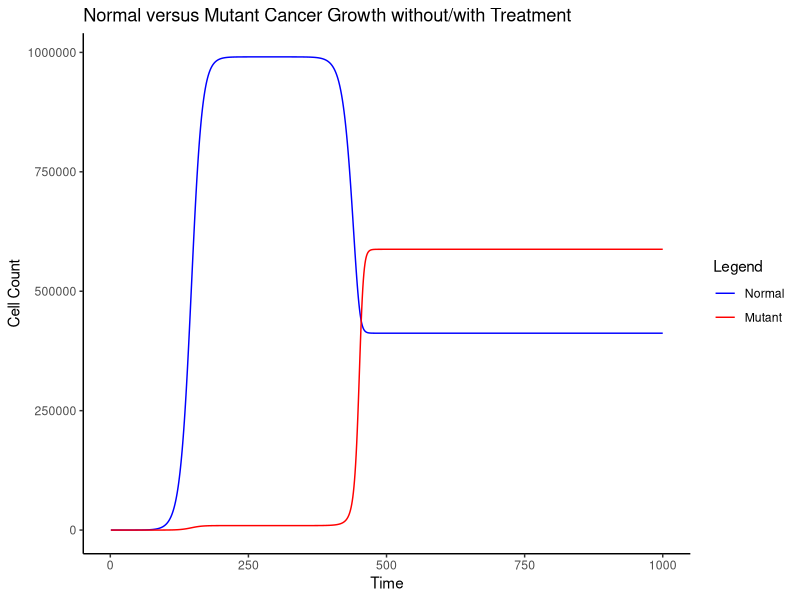

Recreate this plot in R.
#*******************************************************************************************
# Author: George Ronan
# Date Edited: 12 December, 2019
# Imagine a cancer cell in a tumor that spontaneously exhibited a mutation that confers drug
# resistance. The model we will use to represent the growth of the two sub-populations is:
# N_t = N_t + r_N*N_t*(1 ??? (N_t + M_t)/K )
# M_t = M_t + r_M*M_t*(1 ??? (N_t + M_t)/K )
# Generate a script that simulates growth of the two sub-populations in the tumor to
# equilibrium followed by drug treatment. Plot your results using a line graph.
#-Default Parameters------------------------------------------------------------------------
# Initial Growth Rate: r_N = r_M = 0.1
# Carrying Capacity: K = 1,000,000
# Post Treatment Growth Rate: r_N = -0.1; r_M = 0.05
# Mutation Occurance: N_t = 100 (N_t = 100 --> 99; M_t = 0 --> 1)
#-------------------------------------------------------------------------------------------
#*******************************************************************************************
# Initialize
#*******************************************************************************************
K <- 1000000 # Carrying capacity
rN_i <- 0.1; rM_i <- 0.1 # Initial growth rate constant values
rN_d <- -0.1; rM_d <- 0.5 # Growth rate constant values post-drug treatment
rN <- rN_i; rM <- rM_i # Set initial growth rate constants
Mut <- 100 # Cell number at which mutation occurs
timepoints <- 1000 # Duration of simulation
N = numeric(length = timepoints)
M = numeric(length = timepoints)
N[1] <- 1 # Initial number of 'normal' cancer cells
M[1] <- 0 # Initial number of 'mutant' cancer cells
# NOTE - Drug was introduced one the populations reached carrying capacity
#*******************************************************************************************
# Run Simulation
#*******************************************************************************************
for(i in 2:timepoints){
  if(N[i-1] < Mut && M[i-1] == 0){ # Only 'normal' exists
    N[i] = N[i-1] + rN * N[i-1] * (1-(N[i-1]+M[i-1])/K)
  }else if(N[i-1] >= Mut && M[i-1] == 0){ # Formation of first 'mutant' at N_pop >= Mut
    N[i] <- N[i-1] - 1 # Removal of initial mutated cancer cell from 'normal' population
    M[i] <- M[i-1] + 1 # Addition of mutated cancer cell to new 'mutant' population
  }else if(M[i-1] > 0){ # After 'mutant' population exists
    N[i] = N[i-1] + rN * N[i-1] * (1-(N[i-1]+M[i-1])/K)
    M[i] = M[i-1] + rM * M[i-1] * (1-(N[i-1]+M[i-1])/K)
  }
  # Simulate introduction of drug (once carrying capacity has been reached)
  if(round(N[i] + M[i]) == K){
    rN <- rN_d # Update rN_initial to rN_post-drug
    rM <- rM_d # Update rM_initial to rM_post-drug
  }
}
#*******************************************************************************************
# Plot Results
#*******************************************************************************************
library(ggplot2)
library(reshape2)
sim <- data.frame(time = 1:length(N),N = N,M = M) # Convert arrays to single dataframe
sim_p <- melt(data = sim,id = c("time")) # Melt dataframe for plotting
sim_plot <- ggplot(sim_p) + # Create base plot
  geom_line(aes(x = time,y = value,color = variable)) + # Plot melted data
  scale_color_manual(values = c("blue","red"), # Set line colors for each population
                     name = "Legend", # Name of legend
                     labels = c("Normal","Mutant")) + # Names of legend entries
  labs(title = "Normal versus Mutant Cancer Growth without/with Treatment",
       x = "Time",y = "Cell Count") + # Title and x/y labels
  theme_classic()
sim_plot
